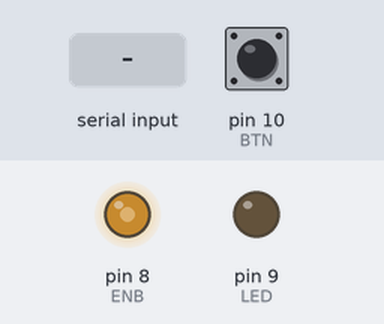
Simulated run of this sketch. Board: Arduino Uno, built with avr-gcc and run on an emulated ATmega328P. Parts: output pins drawn as LEDs (lit = HIGH). Inputs (shaded band) come from the test bench; at power-on: pin 10 (BTN) HIGH. What the sketch prints to the serial monitor is not drawn.

Above: at 1.7 s.
1.8 s: byte 255 (0xFF) received over Serial
At 2.7 s:
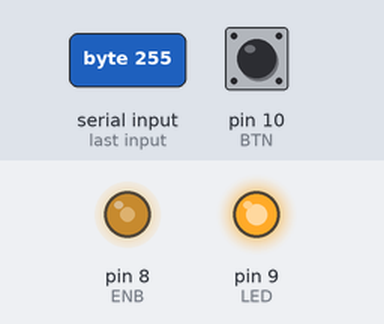
10.4 s: "1" received over Serial
At 11.6 s:
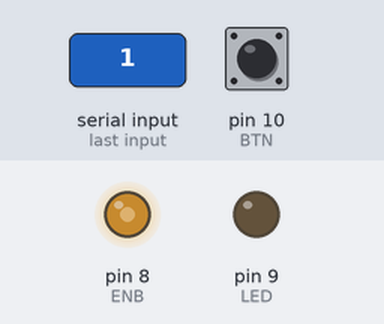
Timing chart, 0 to 13.4 s (numbered marks = the images above; inputs shaded):
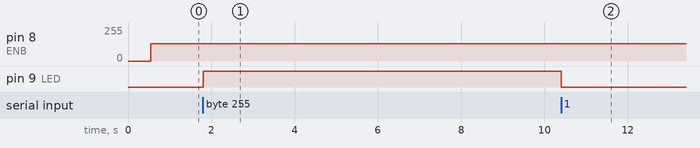

Measured:
- after the input at 1.8 s, pin 9 (LED): LOW → HIGH at once
- after the input at 10.4 s, pin 9 (LED): HIGH → LOW at once

The sketch:

MASTER.ino
```cpp
#include <Bounce2.h>

#define ENB 8
#define LED 9
#define BTN 10

Bounce btn = Bounce();

bool ON = false;

byte ON_SLAVE;

void setup() {
  Serial.begin(9600);

  pinMode(LED, OUTPUT);
  pinMode(BTN, INPUT_PULLUP);
  btn.attach(BTN);
  btn.interval(5);

  pinMode(ENB, OUTPUT);
  digitalWrite(ENB, LOW);

  delay(500);
}

void loop() {
  btn.update();

  digitalWrite(ENB, HIGH);
  if(btn.fell())
  {
    ON = !ON;
  }

  if(ON)
    {
      ON = !ON;
      Serial.write(0xFF);
      Serial.flush();
    }
    else
    {
      ON = !ON;
      Serial.write(0x00);
      Serial.flush();
    }
  digitalWrite(ENB, LOW);
  delay(1);
  if(Serial.available())
  {
    if(Serial.read() == 0xFF)
    {
      digitalWrite(LED, HIGH);
    }
    else  digitalWrite(LED, LOW);
  }
}
```
